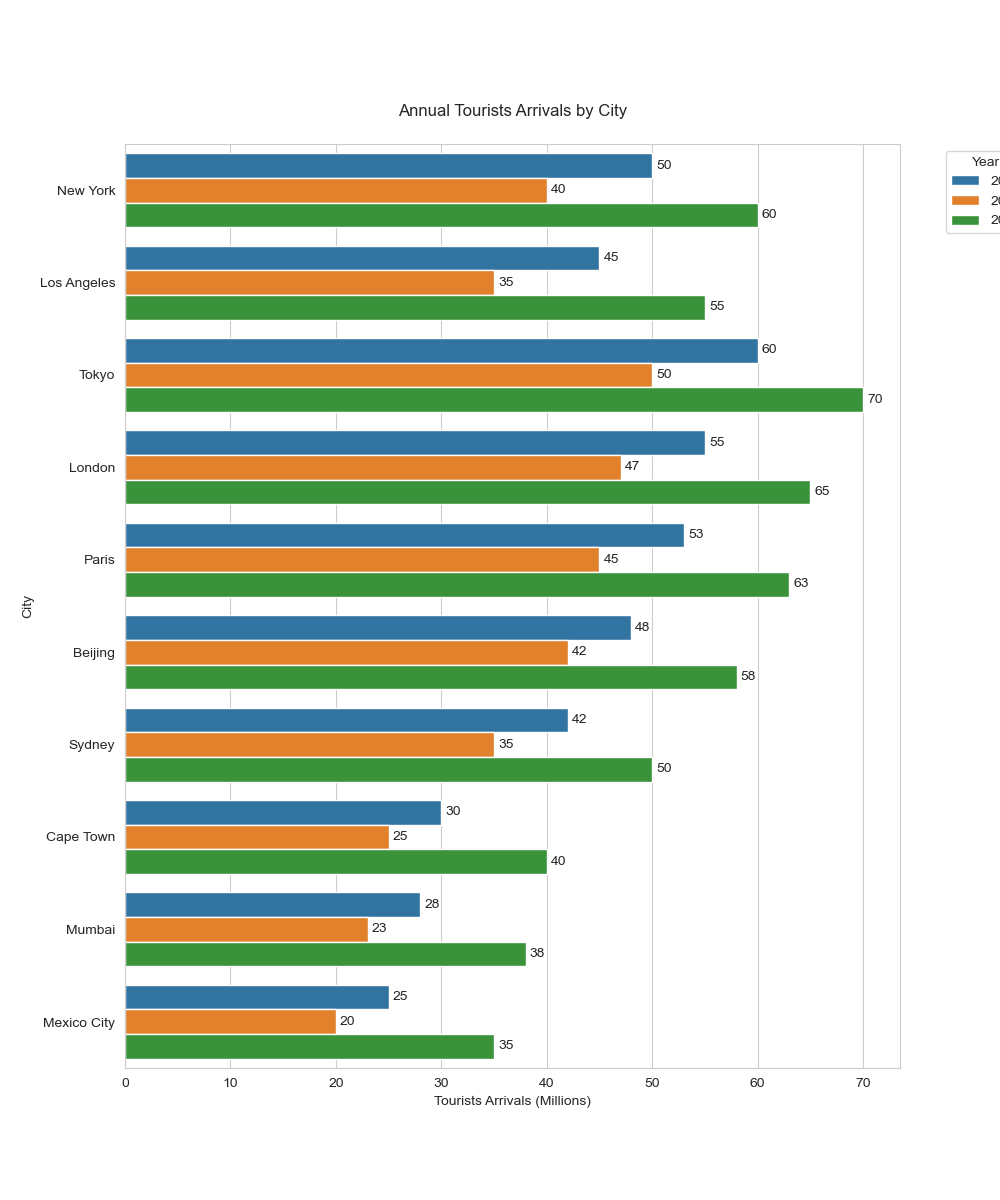

Python code for this plot:

import seaborn as sns
import pandas as pd
import matplotlib.pyplot as plt

# Data
data = {
    'City': ['New York', 'Los Angeles', 'Tokyo', 'London', 'Paris', 'Beijing', 'Sydney', 'Cape Town', 'Mumbai', 'Mexico City'] * 3,
    'Year': ['2019']*10 + ['2020']*10 + ['2021']*10,
    'TouristsArrivals': [50, 45, 60, 55, 53, 48, 42, 30, 28, 25, 40, 35, 50, 47, 45, 42, 35, 25, 23, 20, 60, 55, 70, 65, 63, 58, 50, 40, 38, 35]
}

df = pd.DataFrame(data)

# Seaborn plot
plt.figure(figsize=(10, 12))

# Horizontal bar chart with customized colors and bar width
ax = sns.barplot(
    data=df,
    y='City',
    x='TouristsArrivals',
    hue='Year',
    palette=['#1f77b4', '#ff7f0e', '#2ca02c'],
    dodge=True
)

ax.bar_label(ax.containers[0], padding=3)
ax.bar_label(ax.containers[1], padding=3)
ax.bar_label(ax.containers[2], padding=3)
plt.xlabel('Tourists Arrivals (Millions)')
plt.ylabel('City')
plt.title('Annual Tourists Arrivals by City', pad=20)
plt.legend(title='Year', bbox_to_anchor=(1.05, 1), loc='upper left')

plt.show()
